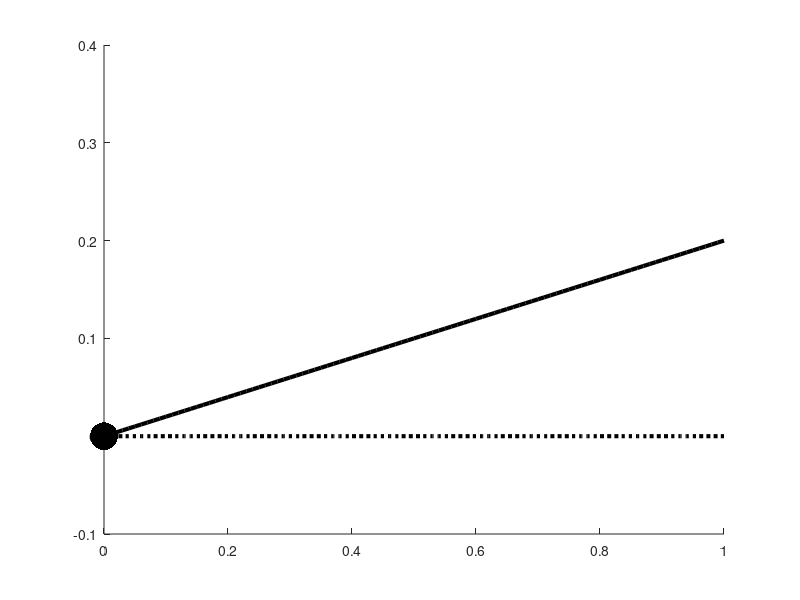
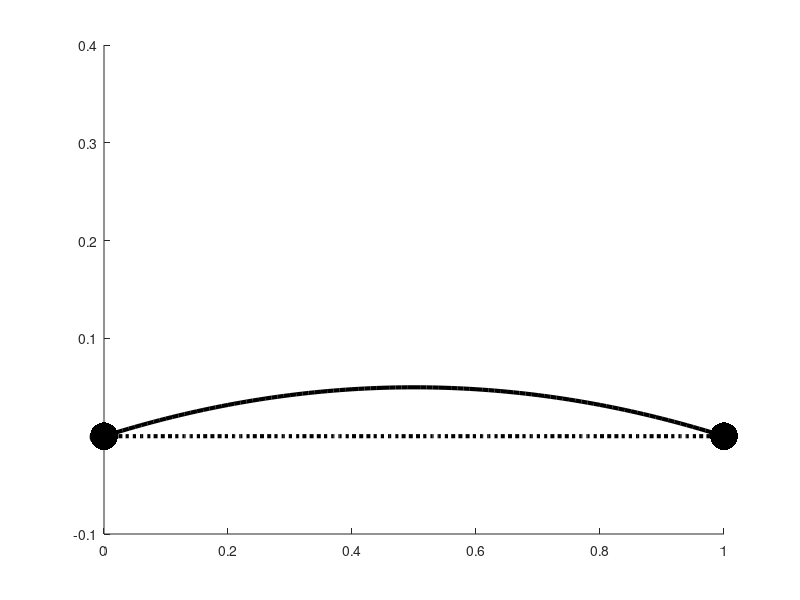
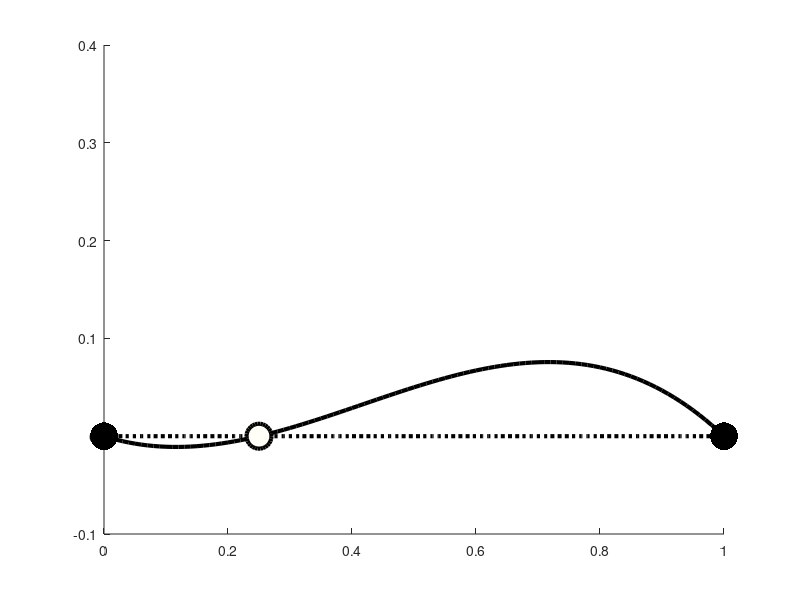

These charts were generated, in order, by the following MATLAB code: (Note: this script raises an error after producing the figures.)
% Stability analysis lecture

clc;clear;close all;


r = 0.2;
K=1;
yls=[-r/2,2*r];

A=0.25;

x = 0:0.01:1;


exponential = x.*r;
logistic = x.*(1-x./K).*r;
allee = x.*(1-x./K).*(x./A - 1).*r;


%% exponential
figure(1); hold on;
plot(x,exponential,'-k','LineWidth',3);
plot(x,x.*0,':k','LineWidth',3);

% add fixed points:
plot(0,0,'.k','MarkerSize',60);
ylim(yls);

%% logistic
figure(2); hold on;
plot(x,logistic,'-k','LineWidth',3);
plot(x,x.*0,':k','LineWidth',3);

% add fixed points:
plot(0,0,'.k','MarkerSize',60);
plot(K,0,'.k','MarkerSize',60);
ylim(yls);

%% logistic w/ allee effect
figure(3); hold on;
plot(x,allee,'-k','LineWidth',3);
plot(x,x.*0,':k','LineWidth',3);

% add fixed points:
plot(0,0,'.k','MarkerSize',60);
plot(A,0,'o','MarkerSize',18,'MarkerFaceColor',[1,1,0.9725],'MarkerEdgeColor','k','LineWidth',3);
plot(K,0,'.k','MarkerSize',60);
ylim(yls);
tspan = [0 10];

%% add some initial conditions
for x0 = 0:0.1:1
    
    x00 = [x0,x0,x0]; %same initial condition for all 3 eqn's
    [t, y]=ode45(@(t,x)all_odes(t,x,r,K,A), tspan, x00);
    
    figure(4); hold on;
    plot(t,y(:,1),'-k','LineWidth',3); hold on;

    figure(5); hold on;
    plot(t,y(:,2),'-k','LineWidth',3); hold on;


    figure(6); hold on;
    plot(t,y(:,3),'-k','LineWidth',3); hold on;


end

function xdot = all_odes(t,x,r,K,A)

    xdot = zeros(3,1);

    % exponential
    X=x(1);
    xdot(1,1) = X*r;
    
    % logistic
    X=x(2);
    xdot(2,1) = X*r*(1-X / K);
    
    % RESISTANT
    X=x(3);
    xdot(3,1) = X*r*(1-X / K)*(X / A - 1);
    
end



